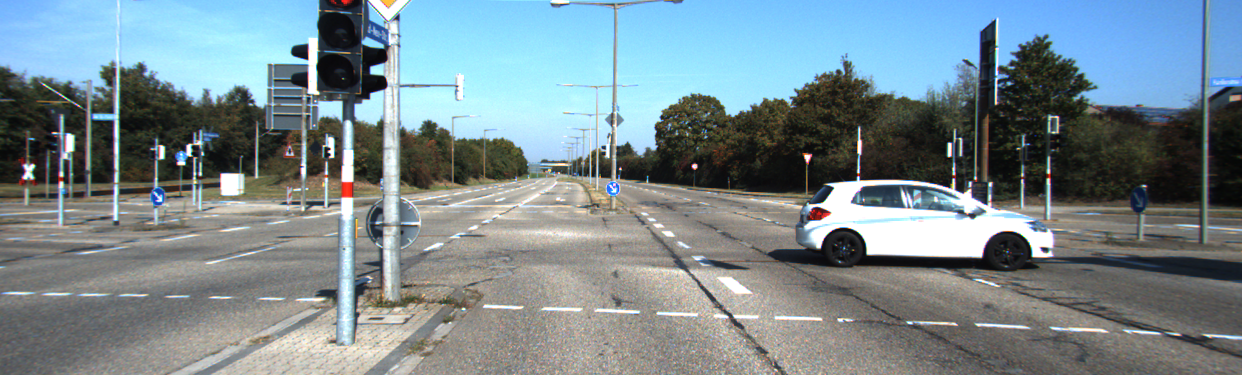
#> input picture 04_Uebungsblatt/CVIS_Uebung4.png, 1242 x 375 px
$ python '04_Aufgabe2 - Kopie.py'   (Python 2 division)
#> lines starting #> are read from the running program, lines starting #| are printed output that depends on the picture
# -*- coding: cp1252 -*-
# Computer Vision (CVIS)
# Uebungsblatt 04
# Aufgabe 2: Bildausschnitte
#
# Schreibe ein Python Programm, das
# 1) das angehaengte Bild einliest
# 2) die Region um das weiße Auto kopiert (Pixel Position kann "hard gecoded" werden)
# 3) diese links daneben auf der Strasse platziert
# 4) das Bild speichert
print("[START]")
print("*importiere*")

import cv2
import numpy as np

# 1) Farbbild einlesen
print("*Lese Farbbild ein*")

img = cv2.imread("CVIS_Uebung4.png",1) # Datei am selben Ort, wie diese Aufgabe
#> img is the input picture: shape (375, 1242, 3); mean B, G, R 143.1, 137.1, 120.9


# 2) Region kopieren
print("*Region wird kopiert*")
x = img.shape[0]
#> x = 375
y = img.shape[1]
#> y = 1242

print "x:", x
#| x: 375
print "y:", y
#| y: 1242
vorne = img[:,:y/2]
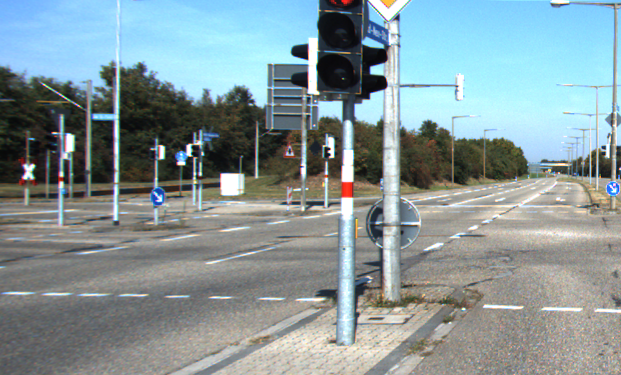
#> vorne: shape (375, 621, 3); mean B, G, R 154, 150.8, 134.4
hinten = img[:,y/2:]
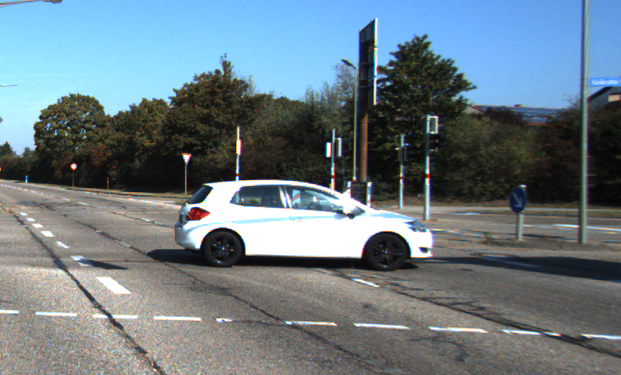
#> hinten: shape (375, 621, 3); mean B, G, R 132.2, 123.3, 107.4

cv2.imwrite("CVIS_vorne.png",vorne)
cv2.imwrite("CVIS_hinten.png",hinten)

# 3) Region auf Strasse platzieren
print("*Region wird eingefuegt*")
#> (the run stopped early here; a loop or call above may not have finished)

$ run again, with 04_Uebungsblatt/CVIS_ausschnitt.png copied over 04_Uebungsblatt/CVIS_Uebung4.png
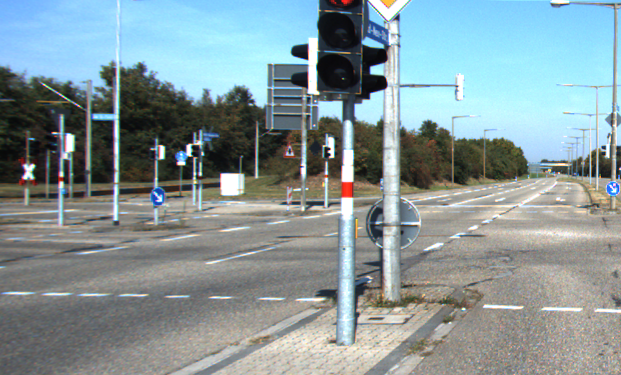
#> input picture 04_Uebungsblatt/CVIS_ausschnitt.png, 621 x 375 px
#> img is the input picture: shape (375, 621, 3); mean B, G, R 154, 150.8, 134.4
#| x: 375
#| y: 621
#> `vorne = img[:,:y/2]`:
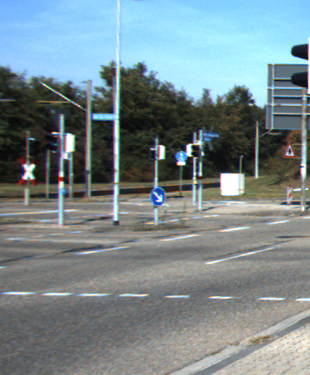
#> vorne: shape (375, 310, 3); mean B, G, R 140, 135.5, 120.6
#> `hinten = img[:,y/2:]`:
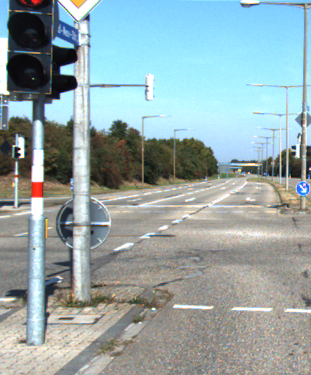
#> hinten: shape (375, 311, 3); mean B, G, R 168, 166, 148.2
